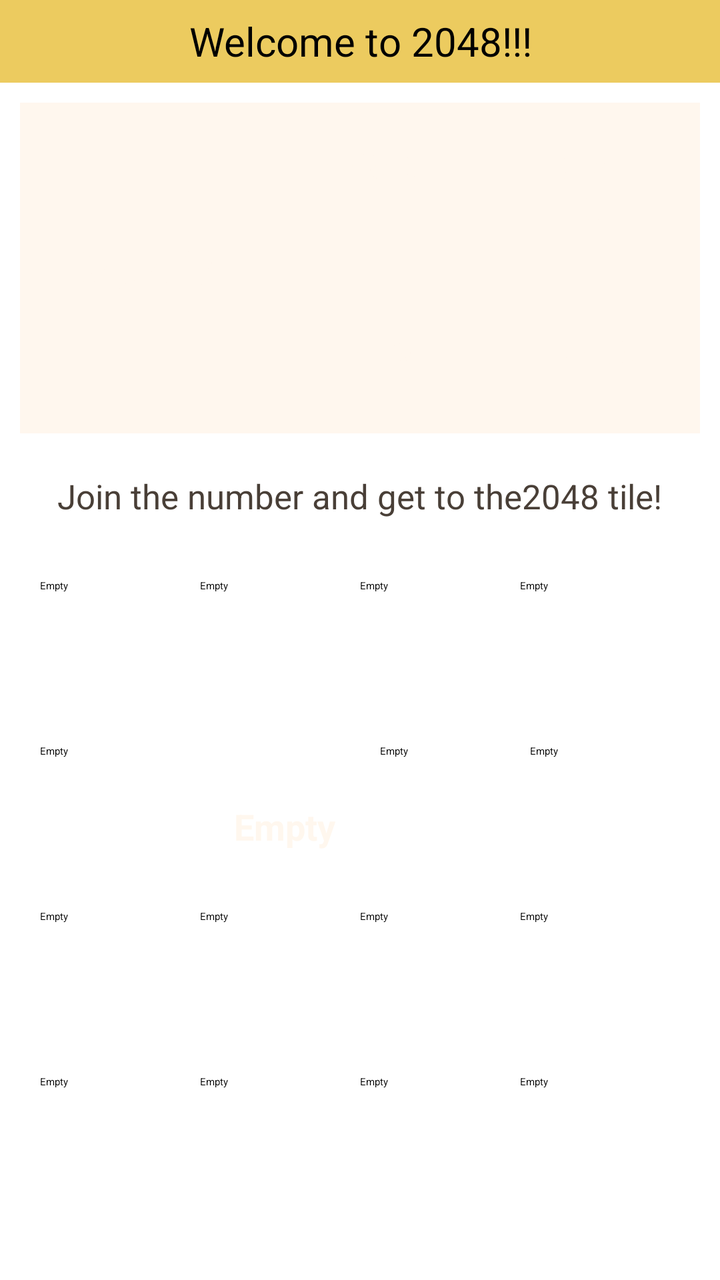
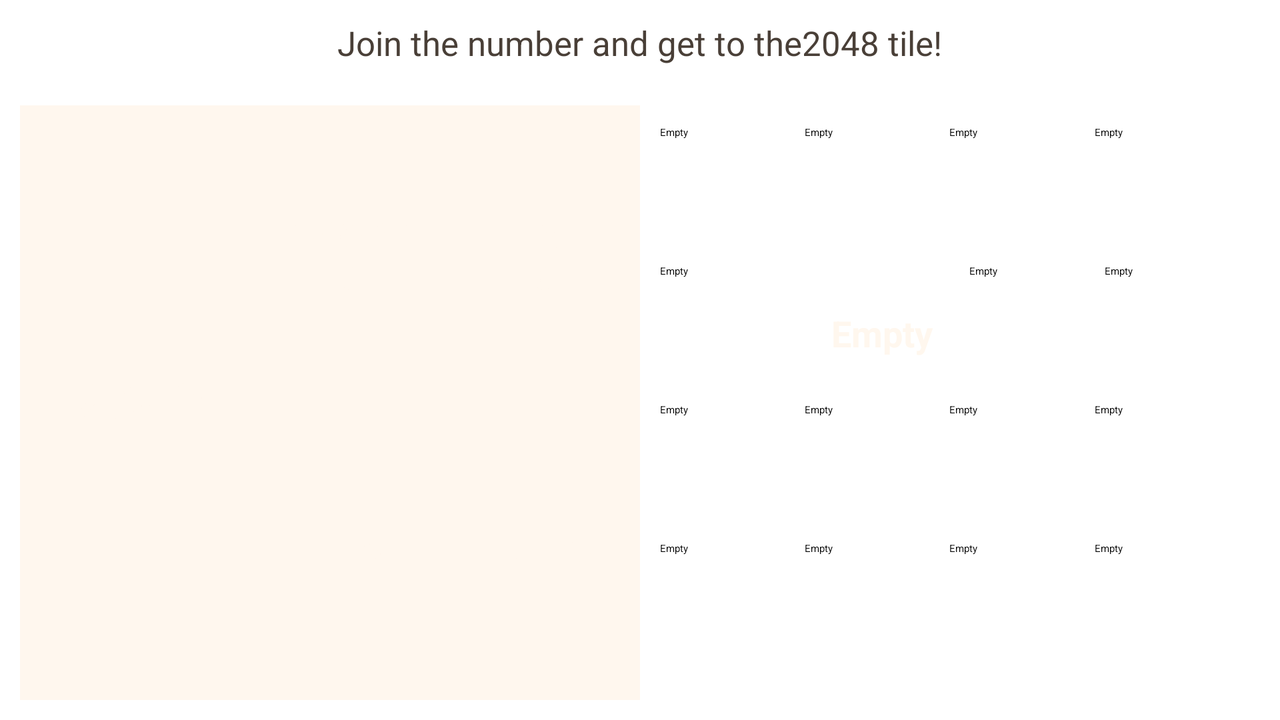

One screen, two layout resources from the same app: the default and the repository's alternative for another configuration. Each is rendered where Android would select it; the XML of both is given below.
<!-- AndroidManifest.xml: application theme Theme.Basics -->
<!-- res/layout/activity_game2048.xml -->
<?xml version="1.0" encoding="utf-8"?>
<LinearLayout xmlns:android="http://schemas.android.com/apk/res/android"
    xmlns:tools="http://schemas.android.com/tools"
    android:id="@+id/layout_2048"
    android:layout_width="match_parent"
    android:layout_height="match_parent"
    android:orientation="vertical"
    tools:context=".Game2048.Game2048Activity">

    <LinearLayout
        android:layout_width="match_parent"
        android:layout_height="0dp"
        android:layout_weight="0.5"
        android:background="@color/main_2048">

        <TextView
            style="@style/Game2048Header"
            android:layout_width="match_parent"
            android:layout_height="match_parent"
            android:background="@color/game_2048"
            android:gravity="center"
            android:text="Welcome to 2048!!!"
            android:textColor="@color/black" />
    </LinearLayout>

    <LinearLayout
        android:layout_width="match_parent"
        android:layout_height="0dp"
        android:layout_margin="10dp"
        android:layout_weight="2"
        android:background="@color/main_2048"
        android:orientation="horizontal">

        <TextView
            style="@style/Game2048TextStyles"
            android:layout_width="0dp"
            android:layout_height="match_parent"
            android:layout_weight="1"
            android:backgroundTint="@color/game_2048"
            android:text="2048"
            android:textSize="30dp" />

        <LinearLayout
            android:layout_width="0dp"
            android:layout_height="match_parent"
            android:layout_weight="2"
            android:orientation="vertical">

            <LinearLayout
                android:layout_width="match_parent"
                android:layout_height="0dp"
                android:layout_weight="1"
                android:gravity="center"
                android:orientation="horizontal">

                <TextView
                    android:id="@+id/score"
                    style="@style/Game2048TextStyles"
                    android:layout_width="0dp"
                    android:layout_height="match_parent"
                    android:layout_weight="1"
                    android:backgroundTint="@color/score_best"
                    android:text="@string/btnScore" />

                <TextView
                    android:id="@+id/bestScore"
                    style="@style/Game2048TextStyles"
                    android:layout_width="0dp"
                    android:layout_height="match_parent"
                    android:layout_weight="1"
                    android:backgroundTint="@color/score_best"
                    android:text="@string/btnBestScore" />
            </LinearLayout>

            <LinearLayout
                android:layout_width="match_parent"
                android:layout_height="0dp"
                android:layout_weight="1"
                android:gravity="center"
                android:orientation="horizontal">

                <Button
                    android:id="@+id/newGame"
                    style="@style/Game2048TextStyles"
                    android:layout_width="0dp"
                    android:layout_height="match_parent"
                    android:layout_weight="1"
                    android:backgroundTint="@color/new_undo"
                    android:text="NEW" />

                <Button
                    android:id="@+id/best"
                    style="@style/Game2048TextStyles"
                    android:layout_width="0dp"
                    android:layout_height="match_parent"
                    android:layout_weight="1"
                    android:backgroundTint="@color/new_undo"
                    android:text="UNDO" />
            </LinearLayout>

        </LinearLayout>

    </LinearLayout>

    <LinearLayout
        android:layout_width="match_parent"
        android:layout_height="wrap_content"
        android:layout_margin="10dp"
        android:gravity="center"
        android:orientation="horizontal">

        <TextView
            android:id="@+id/btn_infoMainText"
            style="@style/Game2048TextStylesInfo"
            android:layout_width="wrap_content"
            android:layout_height="match_parent"
            android:text="@string/btn_infoMainText" />

        <TextView
            android:id="@+id/btn_infoGoal"
            style="@style/Game2048TextStylesInfo"
            android:layout_width="wrap_content"
            android:layout_height="match_parent"
            android:text="@string/btn_infoGoal" />
    </LinearLayout>

    <LinearLayout
        android:layout_width="match_parent"
        android:layout_height="0dp"
        android:layout_margin="20dp"
        android:layout_weight="4"
        android:background="@drawable/game2048_btn_shape"
        android:backgroundTint="#A49380"
        android:orientation="vertical">

        <LinearLayout
            android:layout_width="match_parent"
            android:layout_height="0dp"
            android:layout_weight="1">

            <TextView
                style="@style/Game2048ButtonStyle"
                tools:text="Empty" />

            <TextView
                style="@style/Game2048ButtonStyle"
                tools:text="Empty" />

            <TextView
                style="@style/Game2048ButtonStyle"
                tools:text="Empty" />

            <TextView
                style="@style/Game2048ButtonStyle"
                tools:text="Empty" />

        </LinearLayout>

        <LinearLayout
            android:layout_width="match_parent"
            android:layout_height="0dp"
            android:layout_weight="1">

            <TextView
                style="@style/Game2048ButtonStyle"
                tools:text="Empty" />

            <TextView
                style="@style/Game2048TextStyles"
                android:layout_width="0dp"
                android:layout_height="match_parent"
                android:layout_weight="1"
                android:backgroundTint="#BEAFA0"
                android:text="Empty" />

            <TextView
                style="@style/Game2048ButtonStyle"
                tools:text="Empty" />

            <TextView
                style="@style/Game2048ButtonStyle"
                tools:text="Empty" />

        </LinearLayout>

        <LinearLayout
            android:layout_width="match_parent"
            android:layout_height="0dp"
            android:layout_weight="1">

            <TextView
                style="@style/Game2048ButtonStyle"
                tools:text="Empty" />

            <TextView
                style="@style/Game2048ButtonStyle"
                tools:text="Empty" />

            <TextView
                style="@style/Game2048ButtonStyle"
                tools:text="Empty" />

            <TextView
                style="@style/Game2048ButtonStyle"
                tools:text="Empty" />

        </LinearLayout>

        <LinearLayout
            android:layout_width="match_parent"
            android:layout_height="0dp"
            android:layout_weight="1">

            <TextView
                style="@style/Game2048ButtonStyle"
                tools:text="Empty" />

            <TextView
                style="@style/Game2048ButtonStyle"
                tools:text="Empty" />

            <TextView
                style="@style/Game2048ButtonStyle"
                tools:text="Empty" />

            <TextView
                style="@style/Game2048ButtonStyle"
                tools:text="Empty" />

        </LinearLayout>

    </LinearLayout>

</LinearLayout>
<!-- resources referenced by this layout -->
<resources>
  <color name="black">#FF000000</color>
  <color name="game_2048">#ECCB5F</color>
  <color name="main_2048">#FFF7EE</color>
  <color name="new_undo">#F55E3D</color>
  <color name="score_best">#3C3A33</color>
  <string name="btnBestScore">BEST\n0</string>
  <string name="btnScore">SCORE\n0</string>
  <string name="btn_infoGoal">2048 tile!</string>
  <string name="btn_infoMainText">Join the number and get to the </string>
  <style name="Game2048ButtonStyle" parent="Game2048TextStyles">
          <item name="android:layout_width">0dp</item>
          <item name="android:layout_height">match_parent</item>
          <item name="android:layout_weight">1</item>
          <item name="android:backgroundTint">#BEAFA0</item>
      </style>
  <style name="Game2048Header" parent="TextAppearance.AppCompat">
          <item name="android:textColor">@color/main_2048</item>
          <item name="android:textSize">20sp</item>
          <item name="backgroundTint">@null</item>
      </style>
  <style name="Game2048TextStyles" parent="TextAppearance.AppCompat">
          <item name="android:background">@drawable/game2048_btn_shape</item>
          <item name="android:textSize">18sp</item>
          <item name="android:textStyle">bold</item>
          <item name="android:textColor">@color/main_2048</item>
          <item name="android:layout_margin">10dp</item>
          <item name="android:gravity">center</item>
          <item name="backgroundTint">@null</item>
      </style>
  <style name="Game2048TextStylesInfo" parent="TextAppearance.AppCompat">
          <item name="android:textColor">#493F37</item>
          <item name="android:textSize">17sp</item>
      </style>
</resources>
<!-- res/layout-land/activity_game2048.xml (the repository's variant of the layout above) -->
<!-- drawn on the phone turned sideways -->
<?xml version="1.0" encoding="utf-8"?>
<LinearLayout xmlns:android="http://schemas.android.com/apk/res/android"
    xmlns:tools="http://schemas.android.com/tools"
    android:id="@+id/layout_2048"
    android:layout_width="match_parent"
    android:layout_height="match_parent"
    android:orientation="vertical"
    tools:context=".Game2048.Game2048Activity">

    <LinearLayout
        android:layout_width="match_parent"
        android:layout_height="wrap_content"
        android:layout_margin="10dp"
        android:gravity="center"
        android:orientation="horizontal">

        <TextView
            android:id="@+id/btn_infoMainText"
            style="@style/Game2048TextStylesInfo"
            android:layout_width="wrap_content"
            android:layout_height="match_parent"
            android:text="@string/btn_infoMainText" />

        <TextView
            android:id="@+id/btn_infoGoal"
            style="@style/Game2048TextStylesInfo"
            android:layout_width="wrap_content"
            android:layout_height="match_parent"
            android:text="@string/btn_infoGoal" />
    </LinearLayout>

    <LinearLayout
        android:layout_width="match_parent"
        android:layout_height="wrap_content"
        android:layout_margin="10dp"
        android:layout_weight="1"
        android:gravity="center"
        android:orientation="horizontal">

        <LinearLayout
            android:layout_width="0dp"
            android:layout_height="match_parent"
            android:layout_weight="1"
            android:gravity="center"
            android:orientation="vertical">

            <LinearLayout
                android:layout_width="match_parent"
                android:layout_height="match_parent"
                android:background="@color/main_2048"
                android:orientation="horizontal">

                <TextView
                    style="@style/Game2048TextStyles"
                    android:layout_width="0dp"
                    android:layout_height="match_parent"
                    android:layout_weight="1"
                    android:backgroundTint="@color/game_2048"
                    android:text="2048"
                    android:textSize="30dp" />

                <LinearLayout
                    android:layout_width="0dp"
                    android:layout_height="match_parent"
                    android:layout_weight="2"
                    android:orientation="vertical">

                    <LinearLayout
                        android:layout_width="match_parent"
                        android:layout_height="0dp"
                        android:layout_weight="1"
                        android:gravity="center"
                        android:orientation="horizontal">

                        <TextView
                            android:id="@+id/score"
                            style="@style/Game2048TextStyles"
                            android:layout_width="0dp"
                            android:layout_height="match_parent"
                            android:layout_weight="1"
                            android:backgroundTint="@color/score_best"
                            android:text="@string/btnScore" />

                        <TextView
                            android:id="@+id/bestScore"
                            style="@style/Game2048TextStyles"
                            android:layout_width="0dp"
                            android:layout_height="match_parent"
                            android:layout_weight="1"
                            android:backgroundTint="@color/score_best"
                            android:text="@string/btnBestScore" />
                    </LinearLayout>

                    <LinearLayout
                        android:layout_width="match_parent"
                        android:layout_height="0dp"
                        android:layout_weight="1"
                        android:gravity="center"
                        android:orientation="horizontal">

                        <Button
                            android:id="@+id/newGame"
                            style="@style/Game2048TextStyles"
                            android:layout_width="0dp"
                            android:layout_height="match_parent"
                            android:layout_weight="1"
                            android:backgroundTint="@color/new_undo"
                            android:text="NEW" />

                        <Button
                            android:id="@+id/best"
                            style="@style/Game2048TextStyles"
                            android:layout_width="0dp"
                            android:layout_height="match_parent"
                            android:layout_weight="1"
                            android:backgroundTint="@color/new_undo"
                            android:text="UNDO" />
                    </LinearLayout>
                </LinearLayout>
            </LinearLayout>
        </LinearLayout>

        <LinearLayout
            android:layout_width="0dp"
            android:layout_height="match_parent"
            android:layout_weight="1"
            android:orientation="vertical">

            <LinearLayout
                android:layout_width="match_parent"
                android:layout_height="match_parent"
                android:layout_margin="10dp"
                android:background="@drawable/game2048_btn_shape"
                android:backgroundTint="#A49380"
                android:orientation="vertical">

                <LinearLayout
                    android:layout_width="match_parent"
                    android:layout_height="0dp"
                    android:layout_weight="1">

                    <TextView
                        style="@style/Game2048ButtonStyle"
                        tools:text="Empty" />

                    <TextView
                        style="@style/Game2048ButtonStyle"
                        tools:text="Empty" />

                    <TextView
                        style="@style/Game2048ButtonStyle"
                        tools:text="Empty" />

                    <TextView
                        style="@style/Game2048ButtonStyle"
                        tools:text="Empty" />
                </LinearLayout>

                <LinearLayout
                    android:layout_width="match_parent"
                    android:layout_height="0dp"
                    android:layout_weight="1">

                    <TextView
                        style="@style/Game2048ButtonStyle"
                        tools:text="Empty" />

                    <TextView
                        style="@style/Game2048TextStyles"
                        android:layout_width="0dp"
                        android:layout_height="match_parent"
                        android:layout_weight="1"
                        android:backgroundTint="#BEAFA0"
                        android:text="Empty" />

                    <TextView
                        style="@style/Game2048ButtonStyle"
                        tools:text="Empty" />

                    <TextView
                        style="@style/Game2048ButtonStyle"
                        tools:text="Empty" />
                </LinearLayout>

                <LinearLayout
                    android:layout_width="match_parent"
                    android:layout_height="0dp"
                    android:layout_weight="1">

                    <TextView
                        style="@style/Game2048ButtonStyle"
                        tools:text="Empty" />

                    <TextView
                        style="@style/Game2048ButtonStyle"
                        tools:text="Empty" />

                    <TextView
                        style="@style/Game2048ButtonStyle"
                        tools:text="Empty" />

                    <TextView
                        style="@style/Game2048ButtonStyle"
                        tools:text="Empty" />
                </LinearLayout>

                <LinearLayout
                    android:layout_width="match_parent"
                    android:layout_height="0dp"
                    android:layout_weight="1">

                    <TextView
                        style="@style/Game2048ButtonStyle"
                        tools:text="Empty" />

                    <TextView
                        style="@style/Game2048ButtonStyle"
                        tools:text="Empty" />

                    <TextView
                        style="@style/Game2048ButtonStyle"
                        tools:text="Empty" />

                    <TextView
                        style="@style/Game2048ButtonStyle"
                        tools:text="Empty" />
                </LinearLayout>
            </LinearLayout>
        </LinearLayout>
    </LinearLayout>

</LinearLayout>
<!-- resources referenced by the variant -->
<!-- as the phone turned sideways resolves them -->
<resources>
  <color name="game_2048">#ECCB5F</color>
  <color name="main_2048">#FFF7EE</color>
  <color name="new_undo">#F55E3D</color>
  <color name="score_best">#3C3A33</color>
  <string name="btnBestScore">BEST\n0</string>
  <string name="btnScore">SCORE\n0</string>
  <string name="btn_infoGoal">2048 tile!</string>
  <string name="btn_infoMainText">Join the number and get to the </string>
  <style name="Game2048ButtonStyle" parent="Game2048TextStyles">
          <item name="android:layout_width">0dp</item>
          <item name="android:layout_height">match_parent</item>
          <item name="android:layout_weight">1</item>
          <item name="android:backgroundTint">#BEAFA0</item>
      </style>
  <style name="Game2048TextStyles" parent="TextAppearance.AppCompat">
          <item name="android:background">@drawable/game2048_btn_shape</item>
          <item name="android:textSize">18sp</item>
          <item name="android:textStyle">bold</item>
          <item name="android:textColor">@color/main_2048</item>
          <item name="android:layout_margin">10dp</item>
          <item name="android:gravity">center</item>
          <item name="backgroundTint">@null</item>
      </style>
  <style name="Game2048TextStylesInfo" parent="TextAppearance.AppCompat">
          <item name="android:textColor">#493F37</item>
          <item name="android:textSize">17sp</item>
      </style>
</resources>
